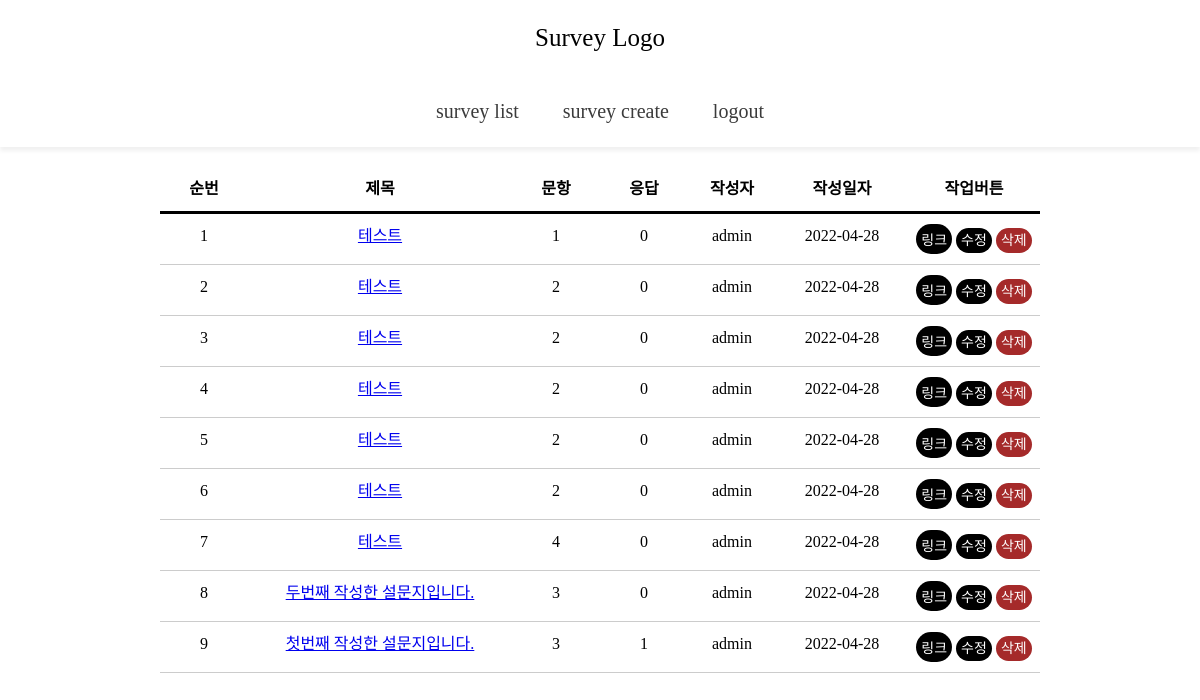
Before: /list (signed in) with the older database file.
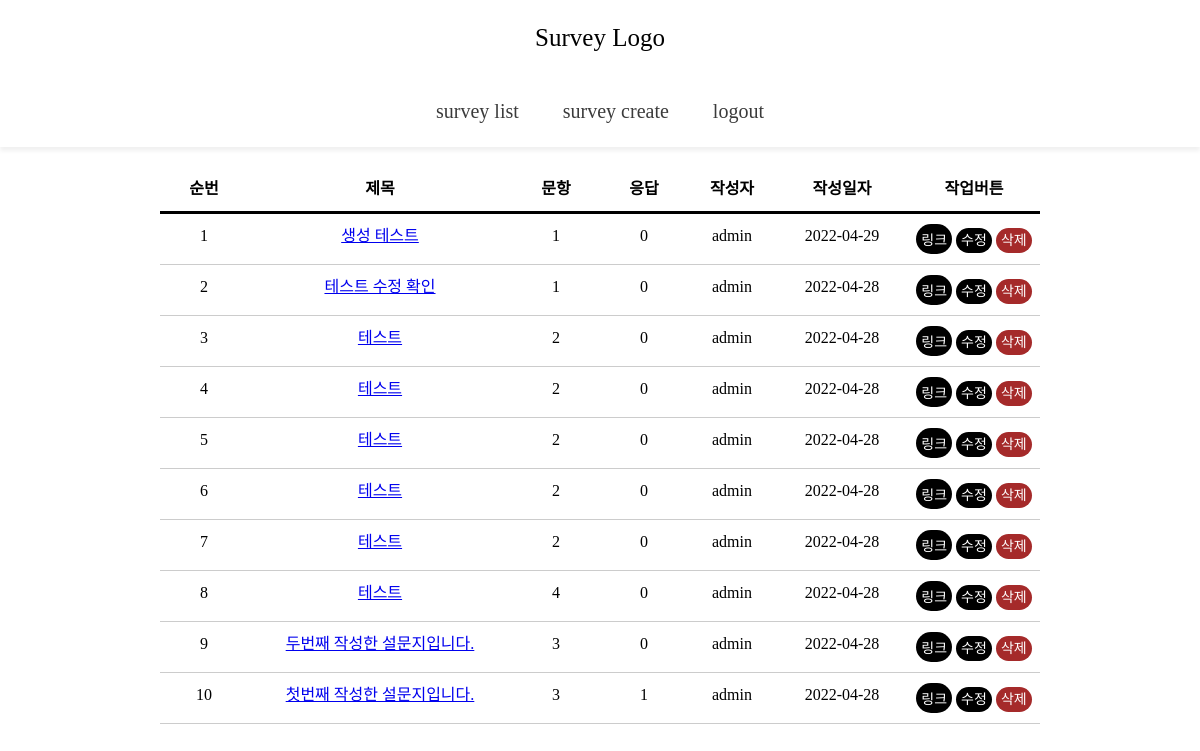
After: the same page with the newer database file.
### survey_q/models.py (models this page shows)
class Question(models.Model):
    writer = models.ForeignKey(Manager, null=True, on_delete=models.SET_NULL, verbose_name="작성자")
    title = models.CharField(max_length=100, verbose_name="설문지 제목")
    notice = models.TextField(blank=True, null=True, verbose_name="설문지 설명")
    created_at = models.DateTimeField(auto_now_add=True, verbose_name="생성 날짜")
    updated_at = models.DateTimeField(auto_now=True, verbose_name="최종 수정 날짜")

### survey_q/views.py (the view)
# urls.py: path("list", views.survey_list, name="list"),
@login_required(login_url='user:login')
def survey_list(request):
    if request.method == 'GET':
        SurveyList = Question.objects.all().order_by('-id')
        return render(request, "survey_q/survey_list.html", { 'list': SurveyList })
    elif request.method == 'POST':
        return redirect("survey_q:create")

### templates/survey_q/survey_list.html (shortened to what this page needs)
{% extends 'main_nav.html' %}
{% load static %}
{% block style %}
    <link href="/static/css/survey_list.css" rel="stylesheet" type="text/css">
{% endblock %}
{% block content %}
    <div class="content">
        <table class="board">
            <thead>
                <tr class="header">
                    <th style="width:10%;">순번</th>
                    <th style="width:30%">제목</th>
                    <th style="width:10%">문항</th>
                    <th style="width:10%">응답</th>
                    <th style="width:10%">작성자</th>
                    <th style="width:15%">작성일자</th>
                    <th style="width:15%">작업버튼</th>
                </tr>
            </thead>
            <tbody>
            {% if list %}
                {% for data in list %}
                <tr>
                    <td>{{ forloop.counter }}</td>
                    <td>
                        <a href="{% url 'survey_q:info' data.id %}">
                            {{ data.title }}
                        </a>
                    </td>
                    <td>{{ data.choice_set.all.count }}</td>
                    <td>{{ data.participant_set.all.count }}</td>
                    <td>{{ data.writer }}</td>
                    <td>{{ data.created_at|date:'Y-m-d' }}</td>
                    <td><div class="btn-list" style="text-align: center;">
                        <input type="button" onclick="fn_final( '{{data.id}}' )" value="링크"/>
                        <a href="{% url 'survey_q:update' data.id %}">수정</a>
                        <a style="background-color: brown;" href="{% url 'survey_q:delete' data.id %}" onclick="return delchk();">삭제</a>
                    </div></td>
                </tr>
                {% endfor %}
            {% else %}
                <tr>
                    <td>작성된 게시글이 없습니다.</td>
                </tr>
            {% endif %}
            </tbody>
        </table>
    </div>
{% endblock content %}

Changed rows visible on the page:
added Question: title "생성 테스트", choice_set.all.count "1", participant_set.all.count "0", writer "admin", created_at "2022-04-29"
changed Question: title "테스트" → "테스트 수정 확인"
